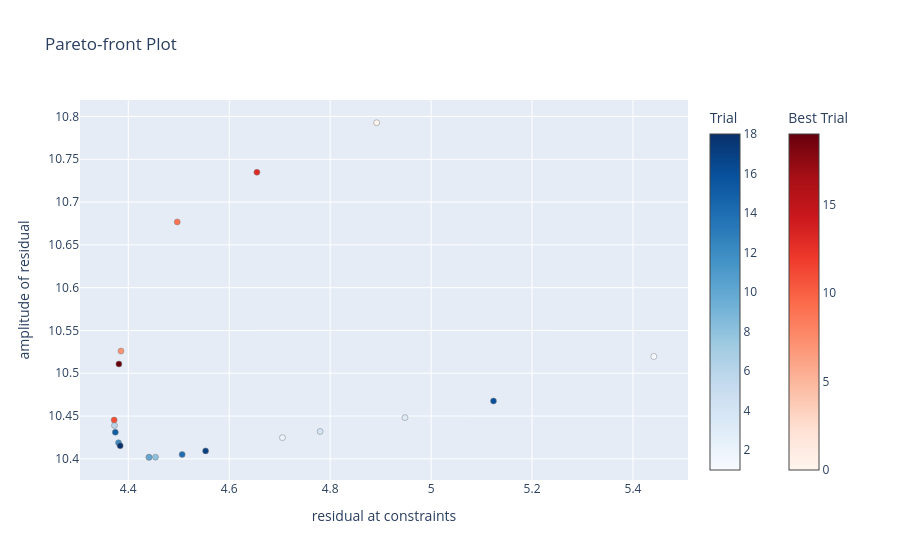
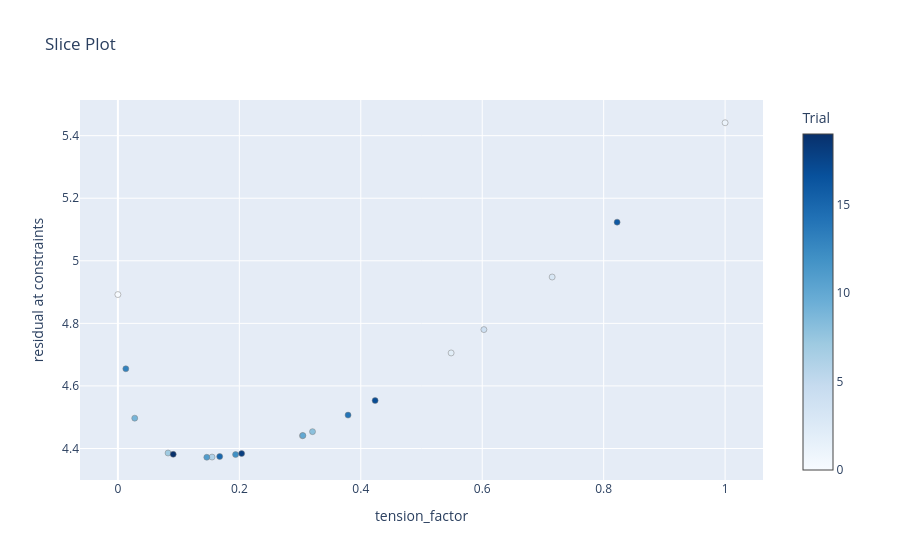
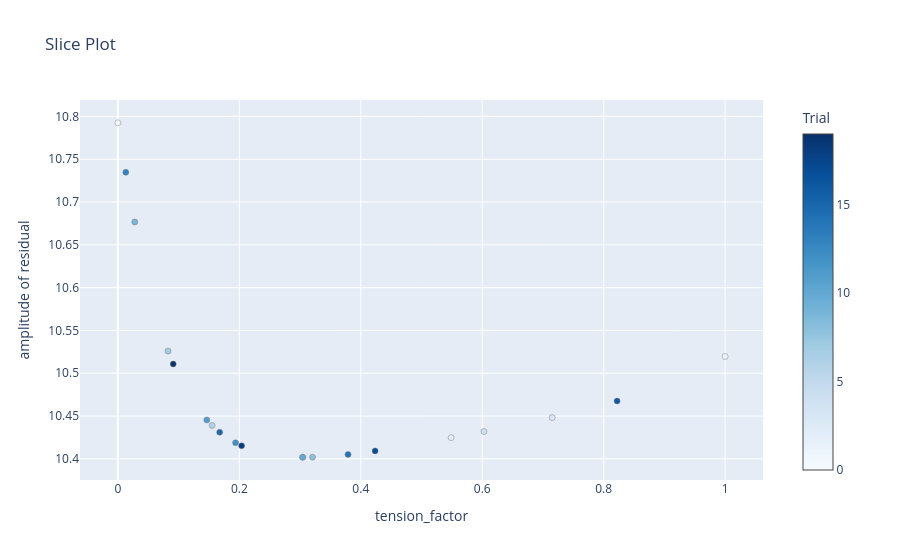

Notebook source saved alongside these figures, in order:
### Markdown cell above
#### Optimize without true regional

### Code cell
test_dfs, train_dfs = invert4geom.kfold_df_to_lists(block_kfold_split_df)

study, grav_data, best_trial = (
    invert4geom.optimize_regional_constraint_point_minimization(
        grav_ds=grav_data,
        testing_training_df=block_kfold_split_df,
        grid_method="pygmt",
        tension_limits=(0, 1),
        n_trials=20,
        plot=True,
        fname="../tmp/study",
        # optimize_on_true_regional_misfit=True,
        **kwargs,
    )
)

regional_comparison(grav_data)

### Figure 1 — Plotly figure (JSON) as saved in the notebook; plotly's stock layout.template omitted (floating-point values rounded to 4 significant figures)
{"data": [{"hovertemplate": "%{text}<extra>Trial</extra>", "marker": {"color": [1, 2, 3, 4, 5, 6, 8, 10, 12, 14, 15, 16, 17, 18], "colorbar": {"title": {"text": "Trial"}}, "colorscale": [[0, "rgb(247,251,255)"], [0.125, "rgb(222,235,247)"], [0.25, "rgb(198,219,239)"], [0.375, "rgb(158,202,225)"], [0.5, "rgb(107,174,214)"], [0.625, "rgb(66,146,198)"], [0.75, "rgb(33,113,181)"], [0.875, "rgb(8,81,156)"], [1, "rgb(8,48,107)"]], "line": {"color": "Grey", "width": 0.5}}, "mode": "markers", "showlegend": false, "text": ["{<br>  \"number\": 1,<br>  \"values\": [<br>    5.441286471968165,<br>    10.519577197119874<br>  ],<br>  \"params\": {<br>    \"tension_factor\": 1.0<br>  },<br>  \"user_attrs\": {<br>    \"true_reg_score\": 7.313664363887898<br>  }<br>}", "{<br>  \"number\": 2,<br>  \"values\": [<br>    4.705446713657134,<br>    10.424795090333111<br>  ],<br>  \"params\": {<br>    \"tension_factor\": 0.5488135039273248<br>  },<br>  \"user_attrs\": {<br>    \"true_reg_score\": 6.597143244016218<br>  }<br>}", "{<br>  \"number\": 3,<br>  \"values\": [<br>    4.948156345856231,<br>    10.448203019339244<br>  ],<br>  \"params\": {<br>    \"tension_factor\": 0.7151893663724195<br>  },<br>  \"user_attrs\": {<br>    \"true_reg_score\": 6.8486954607659225<br>  }<br>}", "{<br>  \"number\": 4,<br>  \"values\": [<br>    4.780123448475058,<br>    10.431956574106195<br>  ],<br>  \"params\": {<br>    \"tension_factor\": 0.6027633760716439<br>  },<br>  \"user_attrs\": {<br>    \"true_reg_score\": 6.679606349615179<br>  }<br>}", "{<br>  \"number\": 5,<br>  \"values\": [<br>    4.440814983076406,<br>    10.401873782216356<br>  ],<br>  \"params\": {<br>    \"tension_factor\": 0.3038834466683682<br>  },<br>  \"user_attrs\": {<br>    \"true_reg_score\": 6.170302666441913<br>  }<br>}", "{<br>  \"number\": 6,<br>  \"values\": [<br>    4.372656332069201,<br>    10.439037700261764<br>  ],<br>  \"params\": {<br>    \"tension_factor\": 0.15507666492934402<br>  },<br>  \"user_attrs\": {<br>    \"true_reg_score\": 5.769310797165309<br>  }<br>}", "{<br>  \"number\": 8,<br>  \"values\": [<br>    4.4538868888796825,<br>    10.40200421658129<br>  ],<br>  \"params\": {<br>    \"tension_factor\": 0.3205275891004853<br>  },<br>  \"user_attrs\": {<br>    \"true_reg_score\": 6.205245431850704<br>  }<br>}", "{<br>  \"number\": 10,<br>  \"values\": [<br>    4.44138837574364,<br>    10.40186967426148<br>  ],<br>  \"params\": {<br>    \"tension_factor\": 0.3046405528070137<br>  },<br>  \"user_attrs\": {<br>    \"true_reg_score\": 6.171922700236303<br>  }<br>}", "{<br>  \"number\": 12,<br>  \"values\": [<br>    4.380665553602318,<br>    10.418748534093533<br>  ],<br>  \"params\": {<br>    \"tension_factor\": 0.19380628897690771<br>  },<br>  \"user_attrs\": {<br>    \"true_reg_score\": 5.891859675701936<br>  }<br>}", "{<br>  \"number\": 14,<br>  \"values\": [<br>    4.506730559144416,<br>    10.405131397760458<br>  ],<br>  \"params\": {<br>    \"tension_factor\": 0.3790488800289742<br>  },<br>  \"user_attrs\": {<br>    \"true_reg_score\": 6.318415079627723<br>  }<br>}", "{<br>  \"number\": 15,<br>  \"values\": [<br>    4.374357275990973,<br>    10.431113339055987<br>  ],<br>  \"params\": {<br>    \"tension_factor\": 0.16763333934565236<br>  },<br>  \"user_attrs\": {<br>    \"true_reg_score\": 5.810490022272984<br>  }<br>}", "{<br>  \"number\": 16,<br>  \"values\": [<br>    5.123585256235758,<br>    10.467592084733834<br>  ],<br>  \"params\": {<br>    \"tension_factor\": 0.8221380002568257<br>  },<br>  \"user_attrs\": {<br>    \"true_reg_score\": 7.012123559638272<br>  }<br>}", "{<br>  \"number\": 17,<br>  \"values\": [<br>    4.553261683391883,<br>    10.409316664920249<br>  ],<br>  \"params\": {<br>    \"tension_factor\": 0.42361404299327166<br>  },<br>  \"user_attrs\": {<br>    \"true_reg_score\": 6.39709090689396<br>  }<br>}", "{<br>  \"number\": 18,<br>  \"values\": [<br>    4.383967118049392,<br>    10.41525008402496<br>  ],<br>  \"params\": {<br>    \"tension_factor\": 0.20374806488577818<br>  },<br>  \"user_attrs\": {<br>    \"true_reg_score\": 5.9211207378388<br>  }<br>}"], "type": "scatter", "x": [5.441, 4.705, 4.948, 4.78, 4.441, 4.373, 4.454, 4.441, 4.381, 4.507, 4.374, 5.124, 4.553, 4.384], "y": [10.52, 10.42, 10.45, 10.43, 10.4, 10.44, 10.4, 10.4, 10.42, 10.41, 10.43, 10.47, 10.41, 10.42]}, {"hovertemplate": "%{text}<extra>Best Trial</extra>", "marker": {"color": [0, 7, 9, 11, 13, 19], "colorbar": {"title": {"text": "Best Trial"}, "x": 1.1, "xpad": 40}, "colorscale": [[0, "rgb(255,245,240)"], [0.125, "rgb(254,224,210)"], [0.25, "rgb(252,187,161)"], [0.375, "rgb(252,146,114)"], [0.5, "rgb(251,106,74)"], [0.625, "rgb(239,59,44)"], [0.75, "rgb(203,24,29)"], [0.875, "rgb(165,15,21)"], [1, "rgb(103,0,13)"]], "line": {"color": "Grey", "width": 0.5}}, "mode": "markers", "showlegend": false, "text": ["{<br>  \"number\": 0,<br>  \"values\": [<br>    4.892070460490829,<br>    10.792666630973466<br>  ],<br>  \"params\": {<br>    \"tension_factor\": 0.0<br>  },<br>  \"user_attrs\": {<br>    \"true_reg_score\": 5.36179782535739<br>  }<br>}", "{<br>  \"number\": 7,<br>  \"values\": [<br>    4.385537363276413,<br>    10.52590917402592<br>  ],<br>  \"params\": {<br>    \"tension_factor\": 0.08258928987057015<br>  },<br>  \"user_attrs\": {<br>    \"true_reg_score\": 5.516935216750511<br>  }<br>}", "{<br>  \"number\": 9,<br>  \"values\": [<br>    4.496977437418585,<br>    10.676778418568173<br>  ],<br>  \"params\": {<br>    \"tension_factor\": 0.027722693247968444<br>  },<br>  \"user_attrs\": {<br>    \"true_reg_score\": 5.370479210124737<br>  }<br>}", "{<br>  \"number\": 11,<br>  \"values\": [<br>    4.372031948465326,<br>    10.445408416477148<br>  ],<br>  \"params\": {<br>    \"tension_factor\": 0.1464302530071339<br>  },<br>  \"user_attrs\": {<br>    \"true_reg_score\": 5.740229471674181<br>  }<br>}", "{<br>  \"number\": 13,<br>  \"values\": [<br>    4.654861017882817,<br>    10.734811407030564<br>  ],<br>  \"params\": {<br>    \"tension_factor\": 0.013048945064446538<br>  },<br>  \"user_attrs\": {<br>    \"true_reg_score\": 5.357932549667814<br>  }<br>}", "{<br>  \"number\": 19,<br>  \"values\": [<br>    4.381466064176584,<br>    10.510789730375844<br>  ],<br>  \"params\": {<br>    \"tension_factor\": 0.09109771779479131<br>  },<br>  \"user_attrs\": {<br>    \"true_reg_score\": 5.546400744335289<br>  }<br>}"], "type": "scatter", "x": [4.892, 4.386, 4.497, 4.372, 4.655, 4.381], "y": [10.79, 10.53, 10.68, 10.45, 10.73, 10.51]}], "layout": {"title": {"text": "Pareto-front Plot"}, "xaxis": {"title": {"text": "residual at constraints"}}, "yaxis": {"title": {"text": "amplitude of residual"}}}}

### Figure 2 — Plotly figure (JSON) as saved in the notebook; plotly's stock layout.template omitted (floating-point values rounded to 4 significant figures)
{"data": [{"marker": {"color": [0, 1, 2, 3, 4, 5, 6, 7, 8, 9, 10, 11, 12, 13, 14, 15, 16, 17, 18, 19], "colorbar": {"title": {"text": "Trial"}, "x": 1, "xpad": 40}, "colorscale": [[0, "rgb(247,251,255)"], [0.125, "rgb(222,235,247)"], [0.25, "rgb(198,219,239)"], [0.375, "rgb(158,202,225)"], [0.5, "rgb(107,174,214)"], [0.625, "rgb(66,146,198)"], [0.75, "rgb(33,113,181)"], [0.875, "rgb(8,81,156)"], [1, "rgb(8,48,107)"]], "line": {"color": "Grey", "width": 0.5}}, "mode": "markers", "name": "Feasible Trial", "showlegend": false, "type": "scatter", "x": [0, 1, 0.5488, 0.7152, 0.6028, 0.3039, 0.1551, 0.08259, 0.3205, 0.02772, 0.3046, 0.1464, 0.1938, 0.01305, 0.379, 0.1676, 0.8221, 0.4236, 0.2037, 0.0911], "y": [4.892, 5.441, 4.705, 4.948, 4.78, 4.441, 4.373, 4.386, 4.454, 4.497, 4.441, 4.372, 4.381, 4.655, 4.507, 4.374, 5.124, 4.553, 4.384, 4.381]}], "layout": {"title": {"text": "Slice Plot"}, "xaxis": {"title": {"text": "tension_factor"}}, "yaxis": {"title": {"text": "residual at constraints"}}}}

### Figure 3 — Plotly figure (JSON) as saved in the notebook; plotly's stock layout.template omitted (floating-point values rounded to 4 significant figures)
{"data": [{"marker": {"color": [0, 1, 2, 3, 4, 5, 6, 7, 8, 9, 10, 11, 12, 13, 14, 15, 16, 17, 18, 19], "colorbar": {"title": {"text": "Trial"}, "x": 1, "xpad": 40}, "colorscale": [[0, "rgb(247,251,255)"], [0.125, "rgb(222,235,247)"], [0.25, "rgb(198,219,239)"], [0.375, "rgb(158,202,225)"], [0.5, "rgb(107,174,214)"], [0.625, "rgb(66,146,198)"], [0.75, "rgb(33,113,181)"], [0.875, "rgb(8,81,156)"], [1, "rgb(8,48,107)"]], "line": {"color": "Grey", "width": 0.5}}, "mode": "markers", "name": "Feasible Trial", "showlegend": false, "type": "scatter", "x": [0, 1, 0.5488, 0.7152, 0.6028, 0.3039, 0.1551, 0.08259, 0.3205, 0.02772, 0.3046, 0.1464, 0.1938, 0.01305, 0.379, 0.1676, 0.8221, 0.4236, 0.2037, 0.0911], "y": [10.79, 10.52, 10.42, 10.45, 10.43, 10.4, 10.44, 10.53, 10.4, 10.68, 10.4, 10.45, 10.42, 10.73, 10.41, 10.43, 10.47, 10.41, 10.42, 10.51]}], "layout": {"title": {"text": "Slice Plot"}, "xaxis": {"title": {"text": "tension_factor"}}, "yaxis": {"title": {"text": "amplitude of residual"}}}}
